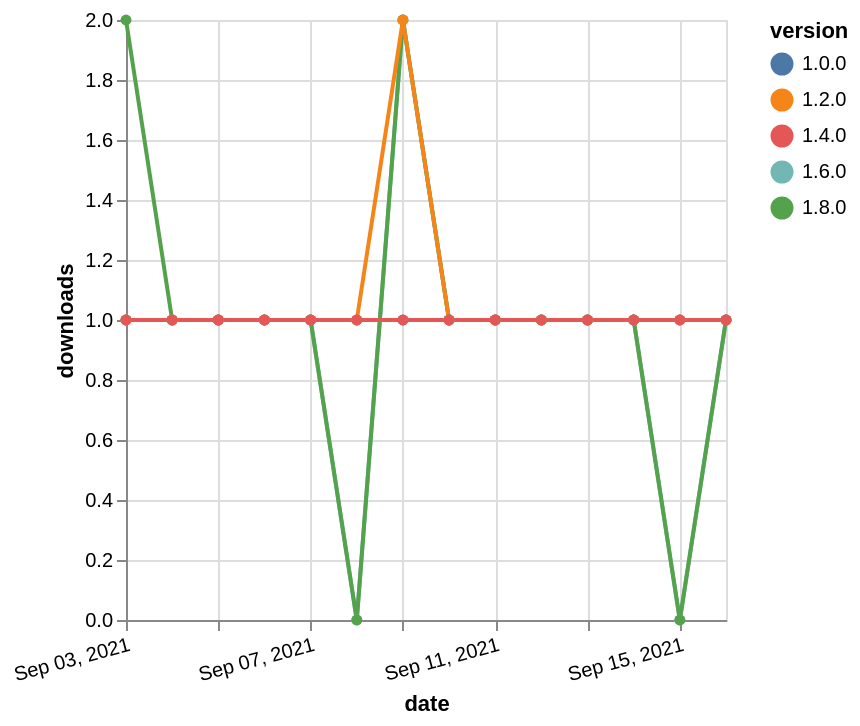

Express this chart as Vega-Lite.
### Vega-Lite specification from a JSON file in a GitHub repository (floating-point values rounded to 4 significant figures)
{"$schema": "https://vega.github.io/schema/vega-lite/v5.json", "description": "A simple bar chart with embedded data.", "data": {"values": [{"date": "2021-09-03", "total": 157, "delta": 1, "version": "1.6.0"}, {"date": "2021-09-04", "total": 158, "delta": 1, "version": "1.6.0"}, {"date": "2021-09-05", "total": 159, "delta": 1, "version": "1.6.0"}, {"date": "2021-09-06", "total": 160, "delta": 1, "version": "1.6.0"}, {"date": "2021-09-07", "total": 161, "delta": 1, "version": "1.6.0"}, {"date": "2021-09-08", "total": 161, "delta": 0, "version": "1.6.0"}, {"date": "2021-09-09", "total": 163, "delta": 2, "version": "1.6.0"}, {"date": "2021-09-10", "total": 164, "delta": 1, "version": "1.6.0"}, {"date": "2021-09-11", "total": 165, "delta": 1, "version": "1.6.0"}, {"date": "2021-09-12", "total": 166, "delta": 1, "version": "1.6.0"}, {"date": "2021-09-13", "total": 167, "delta": 1, "version": "1.6.0"}, {"date": "2021-09-14", "total": 168, "delta": 1, "version": "1.6.0"}, {"date": "2021-09-15", "total": 168, "delta": 0, "version": "1.6.0"}, {"date": "2021-09-16", "total": 169, "delta": 1, "version": "1.6.0"}, {"date": "2021-09-03", "total": 115, "delta": 2, "version": "1.8.0"}, {"date": "2021-09-04", "total": 116, "delta": 1, "version": "1.8.0"}, {"date": "2021-09-05", "total": 117, "delta": 1, "version": "1.8.0"}, {"date": "2021-09-06", "total": 118, "delta": 1, "version": "1.8.0"}, {"date": "2021-09-07", "total": 119, "delta": 1, "version": "1.8.0"}, {"date": "2021-09-08", "total": 119, "delta": 0, "version": "1.8.0"}, {"date": "2021-09-09", "total": 121, "delta": 2, "version": "1.8.0"}, {"date": "2021-09-10", "total": 122, "delta": 1, "version": "1.8.0"}, {"date": "2021-09-11", "total": 123, "delta": 1, "version": "1.8.0"}, {"date": "2021-09-12", "total": 124, "delta": 1, "version": "1.8.0"}, {"date": "2021-09-13", "total": 125, "delta": 1, "version": "1.8.0"}, {"date": "2021-09-14", "total": 126, "delta": 1, "version": "1.8.0"}, {"date": "2021-09-15", "total": 126, "delta": 0, "version": "1.8.0"}, {"date": "2021-09-16", "total": 127, "delta": 1, "version": "1.8.0"}, {"date": "2021-09-03", "total": 175, "delta": 1, "version": "1.0.0"}, {"date": "2021-09-04", "total": 176, "delta": 1, "version": "1.0.0"}, {"date": "2021-09-05", "total": 177, "delta": 1, "version": "1.0.0"}, {"date": "2021-09-06", "total": 178, "delta": 1, "version": "1.0.0"}, {"date": "2021-09-07", "total": 179, "delta": 1, "version": "1.0.0"}, {"date": "2021-09-08", "total": 180, "delta": 1, "version": "1.0.0"}, {"date": "2021-09-09", "total": 181, "delta": 1, "version": "1.0.0"}, {"date": "2021-09-10", "total": 182, "delta": 1, "version": "1.0.0"}, {"date": "2021-09-11", "total": 183, "delta": 1, "version": "1.0.0"}, {"date": "2021-09-12", "total": 184, "delta": 1, "version": "1.0.0"}, {"date": "2021-09-13", "total": 185, "delta": 1, "version": "1.0.0"}, {"date": "2021-09-14", "total": 186, "delta": 1, "version": "1.0.0"}, {"date": "2021-09-15", "total": 187, "delta": 1, "version": "1.0.0"}, {"date": "2021-09-16", "total": 188, "delta": 1, "version": "1.0.0"}, {"date": "2021-09-03", "total": 167, "delta": 1, "version": "1.2.0"}, {"date": "2021-09-04", "total": 168, "delta": 1, "version": "1.2.0"}, {"date": "2021-09-05", "total": 169, "delta": 1, "version": "1.2.0"}, {"date": "2021-09-06", "total": 170, "delta": 1, "version": "1.2.0"}, {"date": "2021-09-07", "total": 171, "delta": 1, "version": "1.2.0"}, {"date": "2021-09-08", "total": 172, "delta": 1, "version": "1.2.0"}, {"date": "2021-09-09", "total": 174, "delta": 2, "version": "1.2.0"}, {"date": "2021-09-10", "total": 175, "delta": 1, "version": "1.2.0"}, {"date": "2021-09-11", "total": 176, "delta": 1, "version": "1.2.0"}, {"date": "2021-09-12", "total": 177, "delta": 1, "version": "1.2.0"}, {"date": "2021-09-13", "total": 178, "delta": 1, "version": "1.2.0"}, {"date": "2021-09-14", "total": 179, "delta": 1, "version": "1.2.0"}, {"date": "2021-09-15", "total": 180, "delta": 1, "version": "1.2.0"}, {"date": "2021-09-16", "total": 181, "delta": 1, "version": "1.2.0"}, {"date": "2021-09-03", "total": 144, "delta": 1, "version": "1.4.0"}, {"date": "2021-09-04", "total": 145, "delta": 1, "version": "1.4.0"}, {"date": "2021-09-05", "total": 146, "delta": 1, "version": "1.4.0"}, {"date": "2021-09-06", "total": 147, "delta": 1, "version": "1.4.0"}, {"date": "2021-09-07", "total": 148, "delta": 1, "version": "1.4.0"}, {"date": "2021-09-08", "total": 149, "delta": 1, "version": "1.4.0"}, {"date": "2021-09-09", "total": 150, "delta": 1, "version": "1.4.0"}, {"date": "2021-09-10", "total": 151, "delta": 1, "version": "1.4.0"}, {"date": "2021-09-11", "total": 152, "delta": 1, "version": "1.4.0"}, {"date": "2021-09-12", "total": 153, "delta": 1, "version": "1.4.0"}, {"date": "2021-09-13", "total": 154, "delta": 1, "version": "1.4.0"}, {"date": "2021-09-14", "total": 155, "delta": 1, "version": "1.4.0"}, {"date": "2021-09-15", "total": 156, "delta": 1, "version": "1.4.0"}, {"date": "2021-09-16", "total": 157, "delta": 1, "version": "1.4.0"}]}, "width": "container", "mark": {"type": "line", "point": {"filled": true}}, "encoding": {"x": {"field": "date", "type": "temporal", "timeUnit": "yearmonthdate", "title": "date", "axis": {"labelAngle": -15}}, "y": {"field": "delta", "type": "quantitative", "title": "downloads"}, "color": {"field": "version", "type": "nominal"}, "tooltip": {"field": "delta"}}}
